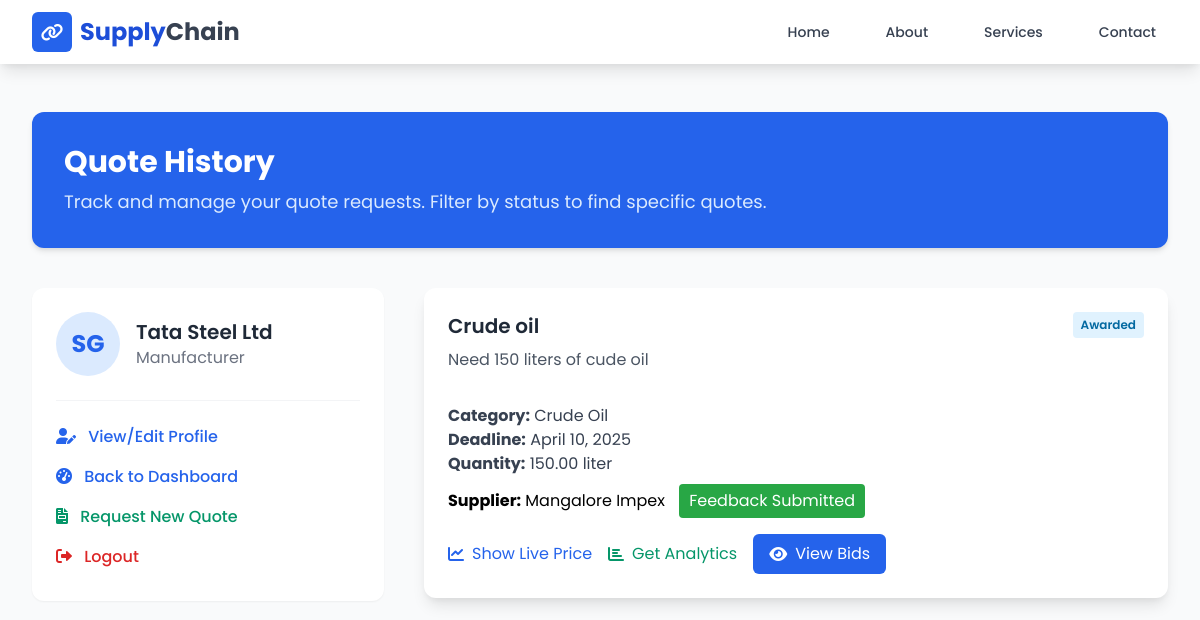
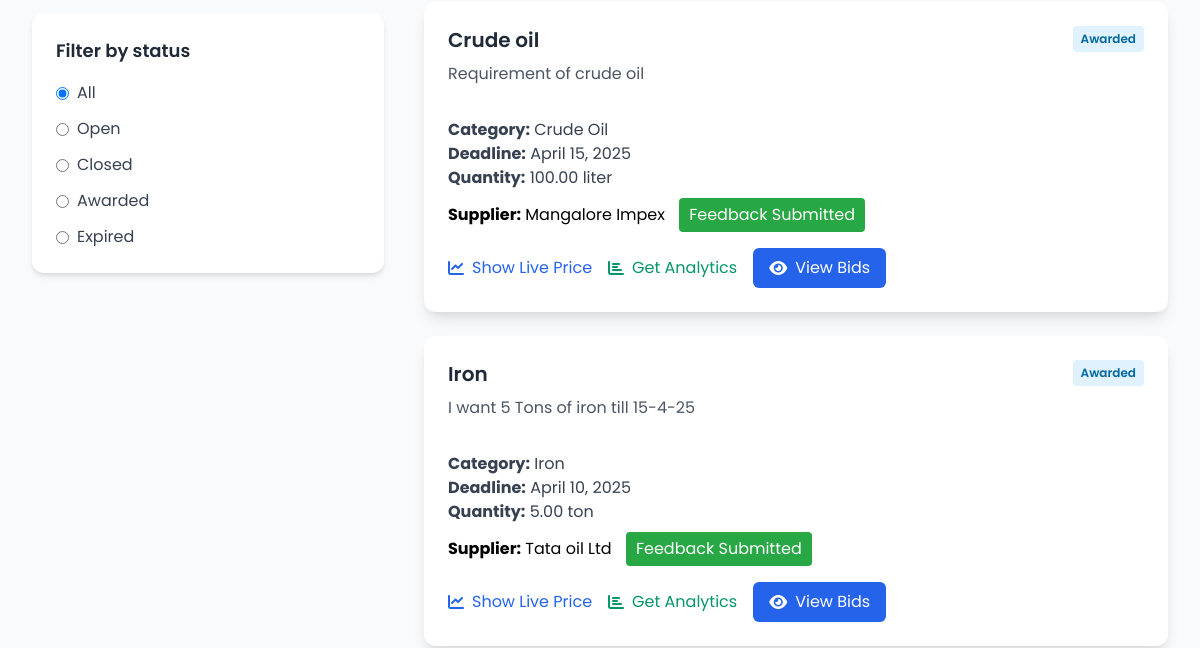
The app's page /manufacturer/quote-history/ (signed in, upper part), older data (2 pictures, top to bottom).
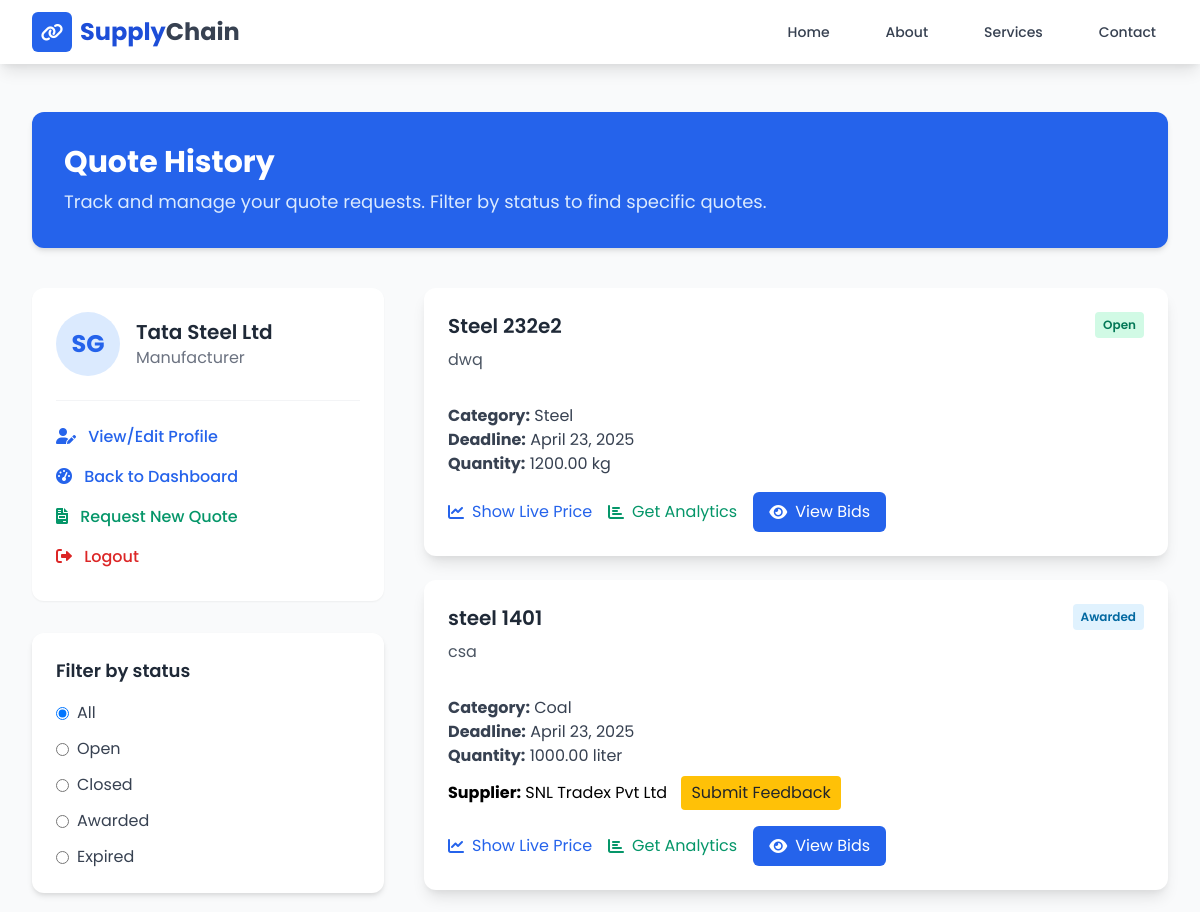
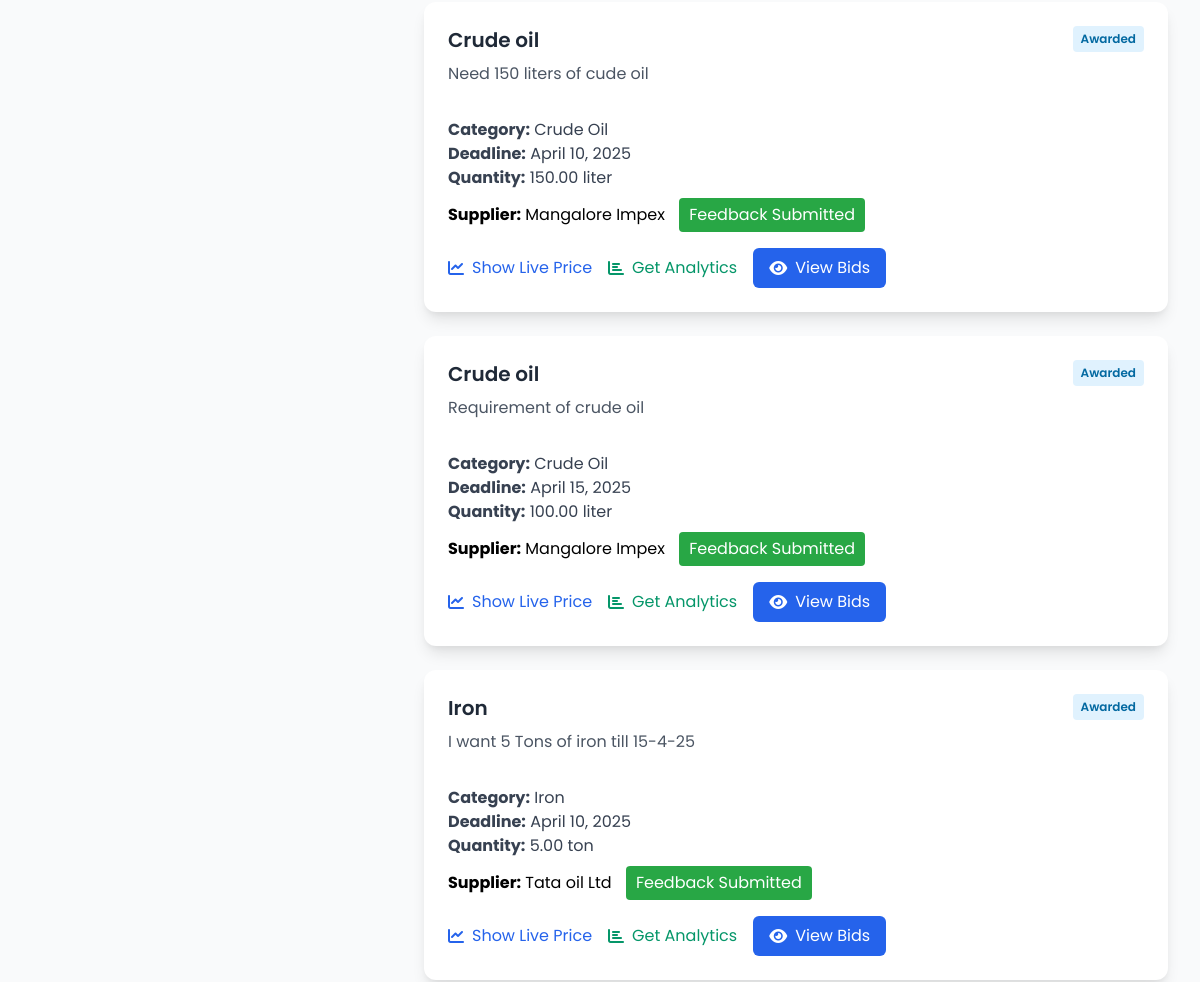
The same page, newer data (2 pictures, top to bottom).
### manufacturer/models.py (models this page shows, shortened)
class Manufacturer(models.Model):
    user = models.OneToOneField(User, on_delete=models.CASCADE)
    first_name = models.CharField(max_length=100)
    last_name = models.CharField(max_length=100)
    company_name = models.CharField(max_length=200)
    address = models.CharField(max_length=255)
    city = models.CharField(max_length=100)
    state = models.CharField(max_length=100)
    business_type = models.CharField(max_length=100)
    website = models.URLField(blank=True)
    phone_number = models.CharField(max_length=20)
    key_products = models.TextField()

class QuoteRequest(models.Model):
    STATUS_CHOICES = [
        ('open', 'Open'),
        ('closed', 'Closed'),
        ('awarded', 'Awarded'),
        ('expired', 'Expired'),
    ]
    manufacturer = models.ForeignKey(Manufacturer, on_delete=models.CASCADE)
    product = models.CharField(max_length=200)
    category = models.CharField(max_length=100)
    description = models.TextField()
    deadline = models.DateField()
    quantity = models.DecimalField(max_digits=10, decimal_places=2)
    unit = models.CharField(max_length=20, blank=True)
    currency = models.CharField(max_length=3, blank=True)
    status = models.CharField(max_length=10, choices=STATUS_CHOICES, default='open')
    created_at = models.DateTimeField(auto_now_add=True)
    accepted_bid = models.ForeignKey('supplier.Bid', on_delete=models.SET_NULL, null=True, blank=True)
    def get_category_display(self):
        return self.category.replace('_', ' ').title()

### supplier/models.py (models this page shows, shortened)
class Bid(models.Model):
    supplier = models.ForeignKey('Supplier', on_delete=models.CASCADE)
    quote = models.ForeignKey(QuoteRequest, on_delete=models.CASCADE)
    bid_amount = models.DecimalField(max_digits=10, decimal_places=2)
    delivery_time = models.PositiveIntegerField(help_text="Delivery time in days")
    comments = models.TextField(blank=True)
    submitted_at = models.DateTimeField(auto_now_add=True)
    feedback_given = models.BooleanField(default=False)
    status = models.CharField(max_length=20, choices=[
        ('submitted', 'Submitted'),
        ('accepted', 'Accepted'),
        ('rejected', 'Rejected')
    ], default='submitted')
    PAYMENT_STATUS_CHOICES = [
        ('pending', 'Pending'),
        ('deposited', 'Deposit Received'),
        ('released', 'Payment Released'),
        ('disputed', 'Disputed'),
    ]
    payment_status = models.CharField(
        max_length=20,
        choices=PAYMENT_STATUS_CHOICES,
        default='pending'
    )
    transaction_hash = models.CharField(max_length=66, blank=True, null=True)
    TRANSPORT_CHOICES = [
        ('road', 'Road Transport'),
        ('air', 'Air Transport'),
    ]
    VEHICLE_CHOICES = [
        ('small_truck', 'Small Truck (3.5-7.5 tons)'),
        ('medium_truck', 'Medium Truck (7.5-16 tons)'),
        ('large_truck', 'Large Truck (16-32 tons)'),
        ('articulated_truck', 'Articulated Truck (>32 tons)'),
    ]
    AIRCRAFT_CHOICES = [
        ('cargo_plane', 'Cargo Plane'),
        ('passenger_plane', 'Passenger Plane (Cargo Hold)'),
    ]
    transport_mode = models.CharField(
        max_length=20,
        choices=TRANSPORT_CHOICES,
        default='road'
    )
    vehicle_type = models.CharField(
        max_length=20,
        choices=VEHICLE_CHOICES,
        blank=True,
        null=True
    )
    vehicle_count = models.PositiveIntegerField(
        blank=True,
        null=True
    )
    load_percentage = models.PositiveIntegerField(
        blank=True,
        null=True,
        validators=[MinValueValidator(1), MaxValueValidator(100)]
    )
    empty_return = models.BooleanField(default=False)
    aircraft_type = models.CharField(
        max_length=20,
        choices=AIRCRAFT_CHOICES,
        blank=True,
        null=True
    )
    flight_count = models.PositiveIntegerField(
        blank=True,
        null=True
    )
    calculated_emissions = models.FloatField(null=True, blank=True)  # kg CO2
    distance_km = models.FloatField(null=True, blank=True)

class Supplier(models.Model):
    user = models.OneToOneField(User, on_delete=models.CASCADE)
    first_name = models.CharField(max_length=100)
    last_name = models.CharField(max_length=100)
    company_name = models.CharField(max_length=200)
    city = models.CharField(max_length=100)
    state = models.CharField(max_length=100)
    business_type = models.CharField(max_length=100)
    website = models.URLField(blank=True)
    phone_number = models.CharField(max_length=20)
    key_services = models.TextField()
    wallet_address = models.CharField(max_length=42, blank=True, null=True)
    review_count = models.PositiveIntegerField(default=0)
    average_rating = models.DecimalField(max_digits=3, decimal_places=2, default=0.0)
    COMMODITY_CHOICES = [
        ('copra', 'Copra'),
        ('cotton', 'Cotton'),
        ('hides', 'Hides'),
        ('rubber', 'Rubber'),
        ('wool', 'Wool'),
        ('coffee', 'Coffee'),
        ('other_agriculture', 'Other Agriculture'),
        ('peanuts', 'Peanuts'),
        ('soybeans', 'Soybeans'),
        ('sugar', 'Sugar'),
        ('tea', 'Tea'),
        ('tobacco', 'Tobacco'),
        ('coal', 'Coal'),
        ('crude_oil', 'Crude Oil'),
        ('diesel', 'Diesel'),
        ('gasoline', 'Gasoline'),
        ('natural_gas', 'Natural Gas'),
        ('aluminum', 'Aluminum'),
        ('antimony', 'Antimony'),
        ('copper', 'Copper'),
        ('gold', 'Gold'),
        ('iron', 'Iron'),
        ('lead', 'Lead'),
        ('manganese', 'Manganese'),
        ('nickel', 'Nickel'),
        ('other_metals', 'Other Metals'),
        ('silver', 'Silver'),
        ('steel', 'Steel'),
        ('tin', 'Tin'),
        ('titanium', 'Titanium'),
        ('tungsten', 'Tungsten'),
        ('zinc', 'Zinc'),
    ]
    commodity_categories = models.JSONField(
        default=list,
        help_text="List of commodity categories this supplier deals in"
    )

### manufacturer/views.py (the view)
# urls.py: path('quote-history/', views.quote_history, name='manufacturer_quote_history'),
def quote_history(request):
    if not request.user.is_authenticated:
        return redirect('manufacturer_login')
    manufacturer = Manufacturer.objects.get(user=request.user)
    quotes = QuoteRequest.objects.filter(
        manufacturer=manufacturer).order_by('-created_at')
    status_filter = request.GET.get('status')
    if status_filter:
        quotes = quotes.filter(status=status_filter)
    return render(request, 'manufacturer/quote_history.html', {
        'manufacturer': manufacturer,
        'quotes': quotes
    })

### manufacturer/templates/manufacturer/quote_history.html (shortened to what this page needs)
<!DOCTYPE html>
<html lang="en">
<head>
    <link href="https://cdnjs.cloudflare.com/ajax/libs/tailwindcss/2.2.19/tailwind.min.css" rel="stylesheet">
    <link href="https://cdnjs.cloudflare.com/ajax/libs/font-awesome/6.0.0-beta3/css/all.min.css" rel="stylesheet">
</head>
<body class="min-h-screen flex flex-col">
    <nav class="bg-white shadow-lg sticky top-0 z-50">
        <div class="max-w-7xl mx-auto px-4 sm:px-6 lg:px-8">
            <div class="flex justify-between items-center h-16">
                <div class="flex items-center space-x-2">
                    <div class="flex items-center justify-center h-10 w-10 rounded-md bg-blue-600 text-white">
                        <i class="fas fa-link text-lg"></i>
                    </div>
                    <h1 class="text-2xl font-bold text-blue-700">Supply<span class="text-gray-700">Chain</span></h1>
                </div>
                <div class="hidden md:flex space-x-8 nav-menu">
                    <a href="#" class="text-gray-700 hover:text-blue-600 px-3 py-2 text-sm font-medium">Home</a>
                    <a href="#" class="text-gray-700 hover:text-blue-600 px-3 py-2 text-sm font-medium">About</a>
                    <a href="#" class="text-gray-700 hover:text-blue-600 px-3 py-2 text-sm font-medium">Services</a>
                    <a href="#" class="text-gray-700 hover:text-blue-600 px-3 py-2 text-sm font-medium">Contact</a>
                </div>
            </div>
        </div>
    </nav>
    <main class="flex-grow py-12 bg-gray-50">
        <div class="max-w-7xl mx-auto px-4 sm:px-6 lg:px-8">
            <div class="mb-10 bg-blue-600 rounded-xl shadow-md p-8 text-white">
                <h1 class="text-3xl font-bold mb-2">Quote History</h1>
                <p class="text-lg text-blue-100">Track and manage your quote requests. Filter by status to find specific quotes.</p>
            </div>
            <div class="grid md:grid-cols-3 gap-10">
                <div class="md:col-span-1 space-y-8">
                    <div class="bg-white rounded-xl shadow-sm p-6 dashboard-card">
                        <div class="flex items-center space-x-4 mb-6">
                            <div class="h-16 w-16 rounded-full bg-blue-100 flex items-center justify-center">
                                <span class="text-2xl font-bold text-blue-600">
                                    {{ manufacturer.first_name.0 }}{{ manufacturer.last_name.0 }}
                                </span>
                            </div>
                            <div>
                                <h2 class="text-xl font-semibold text-gray-800">
                                    {{ manufacturer.company_name }}
                                </h2>
                                <p class="text-gray-500">{{ manufacturer.business_type }}</p>
                            </div>
                        </div>
                        <div class="border-t border-gray-100 pt-4 mt-4">
                            <a href="{% url 'manufacturer_profile' %}" class="block py-2 text-blue-600 hover:text-blue-700 font-medium">
                                <i class="fas fa-user-edit mr-2"></i> View/Edit Profile
                            </a>
                            <a href="{% url 'manufacturer_dashboard' %}" class="block py-2 text-blue-600 hover:text-blue-700 font-medium">
                                <i class="fas fa-tachometer-alt mr-2"></i> Back to Dashboard
                            </a>
                            <a href="{% url 'manufacturer_request_quote' %}" class="block py-2 text-green-600 hover:text-green-700 font-medium">
                                <i class="fas fa-file-invoice mr-2"></i> Request New Quote
                            </a>
                            <a href="{% url 'logout' %}" class="block py-2 text-red-600 hover:text-red-700 font-medium">
                                <i class="fas fa-sign-out-alt mr-2"></i> Logout
                            </a>
                        </div>
                    </div>
                    <div class="bg-white rounded-xl shadow-md p-6 dashboard-card">
                        <h3 class="text-lg font-semibold text-gray-800 mb-4">Filter by status</h3>
                        <form method="get" class="space-y-3">
                            <div class="flex items-center">
                                <input type="radio" id="all" name="status" value="" {% if not request.GET.status %}checked{% endif %} onchange="this.form.submit()" class="mr-2">
                                <label for="all" class="text-gray-700">All</label>
                            </div>
                            <div class="flex items-center">
                                <input type="radio" id="open" name="status" value="open" {% if request.GET.status == 'open' %}checked{% endif %} onchange="this.form.submit()" class="mr-2">
                                <label for="open" class="text-gray-700">Open</label>
                            </div>
                            <div class="flex items-center">
                                <input type="radio" id="closed" name="status" value="closed" {% if request.GET.status == 'closed' %}checked{% endif %} onchange="this.form.submit()" class="mr-2">
                                <label for="closed" class="text-gray-700">Closed</label>
                            </div>
                            <div class="flex items-center">
                                <input type="radio" id="awarded" name="status" value="awarded" {% if request.GET.status == 'awarded' %}checked{% endif %} onchange="this.form.submit()" class="mr-2">
                                <label for="awarded" class="text-gray-700">Awarded</label>
                            </div>
                            <div class="flex items-center">
                                <input type="radio" id="expired" name="status" value="expired" {% if request.GET.status == 'expired' %}checked{% endif %} onchange="this.form.submit()" class="mr-2">
                                <label for="expired" class="text-gray-700">Expired</label>
                            </div>
                        </form>
                    </div>
                </div>
                <div class="md:col-span-2 space-y-6">
                    {% for quote in quotes %}
                    <div class="bg-white p-6 rounded-xl shadow-lg dashboard-card">
                        <div class="flex justify-between items-start">
                            <div>
                                <h3 class="text-xl font-semibold text-gray-800 mb-2">{{ quote.product }}</h3>
                                <p class="text-gray-600 mb-4">{{ quote.description }}</p>
                            </div>
                            <span class="status-badge status-{{ quote.status }}">
                                {{ quote.get_status_display }}
                            </span>
                        </div>
                        <div class="grid md:grid-cols-2 gap-4 mt-4 text-gray-700">
                            <div>
                                <p><strong>Category:</strong> {{ quote.get_category_display }}</p>
                                <p><strong>Deadline:</strong> {{ quote.deadline }}</p>
                                <p><strong>Quantity:</strong> {{ quote.quantity }} {{ quote.unit }}</p>
                            </div>
                        </div>
                        {% if quote.status == 'awarded' and quote.accepted_bid %}
                            <div class="mt-2">
                                <p><strong>Supplier:</strong> {{ quote.accepted_bid.supplier.company_name }}
                                {% if not quote.accepted_bid.feedback_given %}
                                    <a href="{% url 'submit_review' quote.accepted_bid.id %}" class="feedback-btn">Submit Feedback</a>
                                {% else %}
                                    <span class="feedback-complete">Feedback Submitted</span>
                                {% endif %}
                                </p>
                            </div>
                        {% endif %}
                        <div class="mt-4 flex flex-wrap gap-4">
                            <a href="#" class="toggle-price-btn text-blue-600 hover:text-blue-800 flex items-center"
                               data-commodity="{{ quote.product }}">
                                <i class="fas fa-chart-line mr-2"></i> Show Live Price
                            </a>
                            <a href="#" class="toggle-analytics-btn text-green-600 hover:text-green-800 flex items-center"
                               data-commodity="{{ quote.product }}" data-category="{{ quote.category }}">
                                <i class="fas fa-chart-bar mr-2"></i> Get Analytics
                            </a>
                            {% if quote.status == 'open' or quote.status == 'awarded' %}
                            <a href="{% url 'view_quote_bids' quote.id %}" class="text-white bg-blue-600 hover:bg-blue-700 px-4 py-2 rounded-md flex items-center">
                                <i class="fas fa-eye mr-2"></i> View Bids
                            </a>
                            {% endif %}
                        </div>
                    </div>
                    {% endfor %}
                </div>
            </div>
        </div>
    </main>
</body>
</html>

Row changes from the older to the newer data that the page shows:
added QuoteRequest: product "Steel 232e2", description "dwq", status "Open", category "Steel", deadline "April 23, 2025", quantity "1200.00", unit "kg", shows "View Bids"
added QuoteRequest: product "steel 1401", description "csa", status "Awarded", category "Coal", deadline "April 23, 2025", quantity "1000.00", unit "liter", accepted_bid.supplier.company_name "SNL Tradex Pvt Ltd", shows "Submit Feedback", shows "View Bids"
